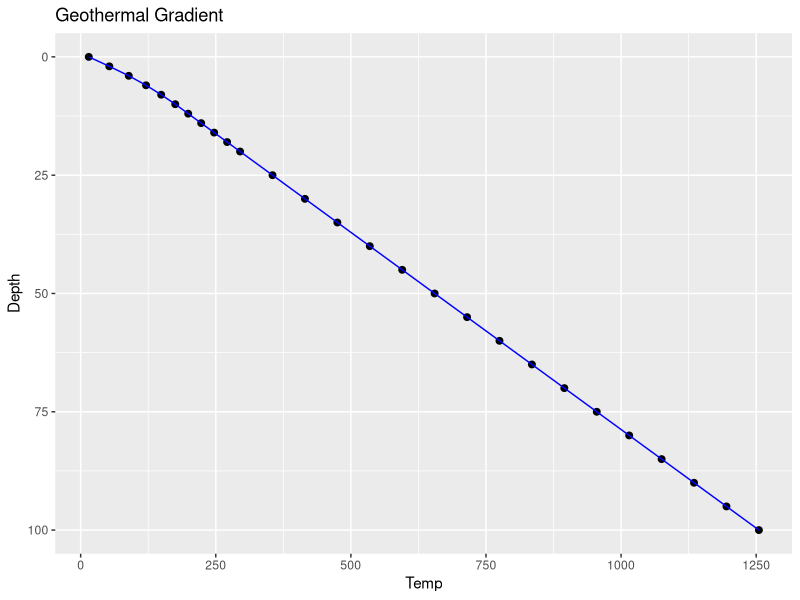

R code for this plot:
library(ggplot2)

setwd("C:/Users/clali/OneDrive/Desktop/EOS_CLASS/Lab 4")
metamorphic.cs<-read.csv('geothermal.csv')

geothermal.csv<-read.csv('geothermal.csv')
ggplot(data= geothermal.csv, mapping=aes(x = Temp, y = Depth))+
  geom_point(size=2)+
  geom_line(color="blue")+
  xlab('Temp')+ 
  ylab ('Depth')+ 
  ggtitle ('Geothermal Gradient')+ 
  labs(color= 'Color')+
  scale_y_reverse()
